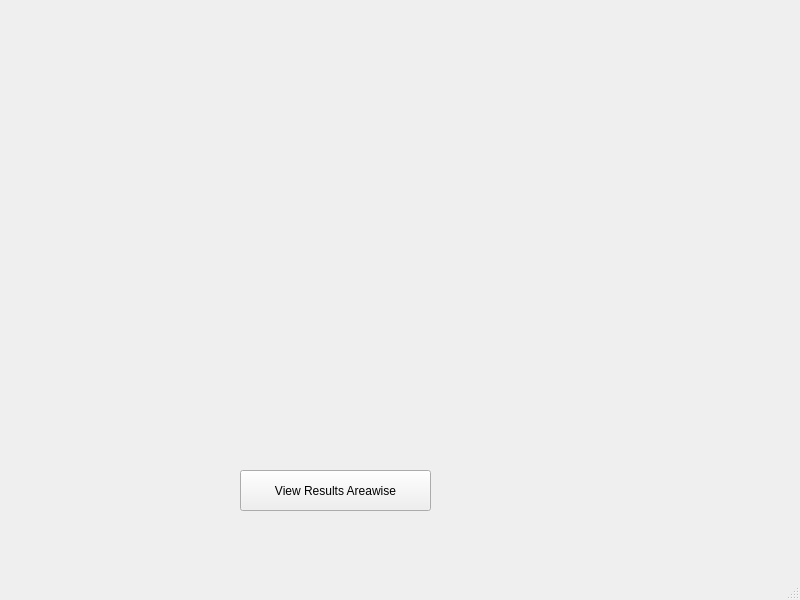
<?xml version="1.0" encoding="UTF-8"?>
<ui version="4.0">
 <class>party_results</class>
 <widget class="QMainWindow" name="party_results">
  <property name="geometry">
   <rect>
    <x>0</x>
    <y>0</y>
    <width>800</width>
    <height>600</height>
   </rect>
  </property>
  <property name="windowTitle">
   <string>MainWindow</string>
  </property>
  <widget class="QWidget" name="centralwidget">
   <widget class="QPushButton" name="pushButton">
    <property name="geometry">
     <rect>
      <x>240</x>
      <y>470</y>
      <width>191</width>
      <height>41</height>
     </rect>
    </property>
    <property name="text">
     <string>View Results Areawise</string>
    </property>
   </widget>
  </widget>
  <widget class="QMenuBar" name="menubar">
   <property name="geometry">
    <rect>
     <x>0</x>
     <y>0</y>
     <width>800</width>
     <height>19</height>
    </rect>
   </property>
  </widget>
  <widget class="QStatusBar" name="statusbar"/>
 </widget>
 <resources/>
 <connections/>
</ui>
